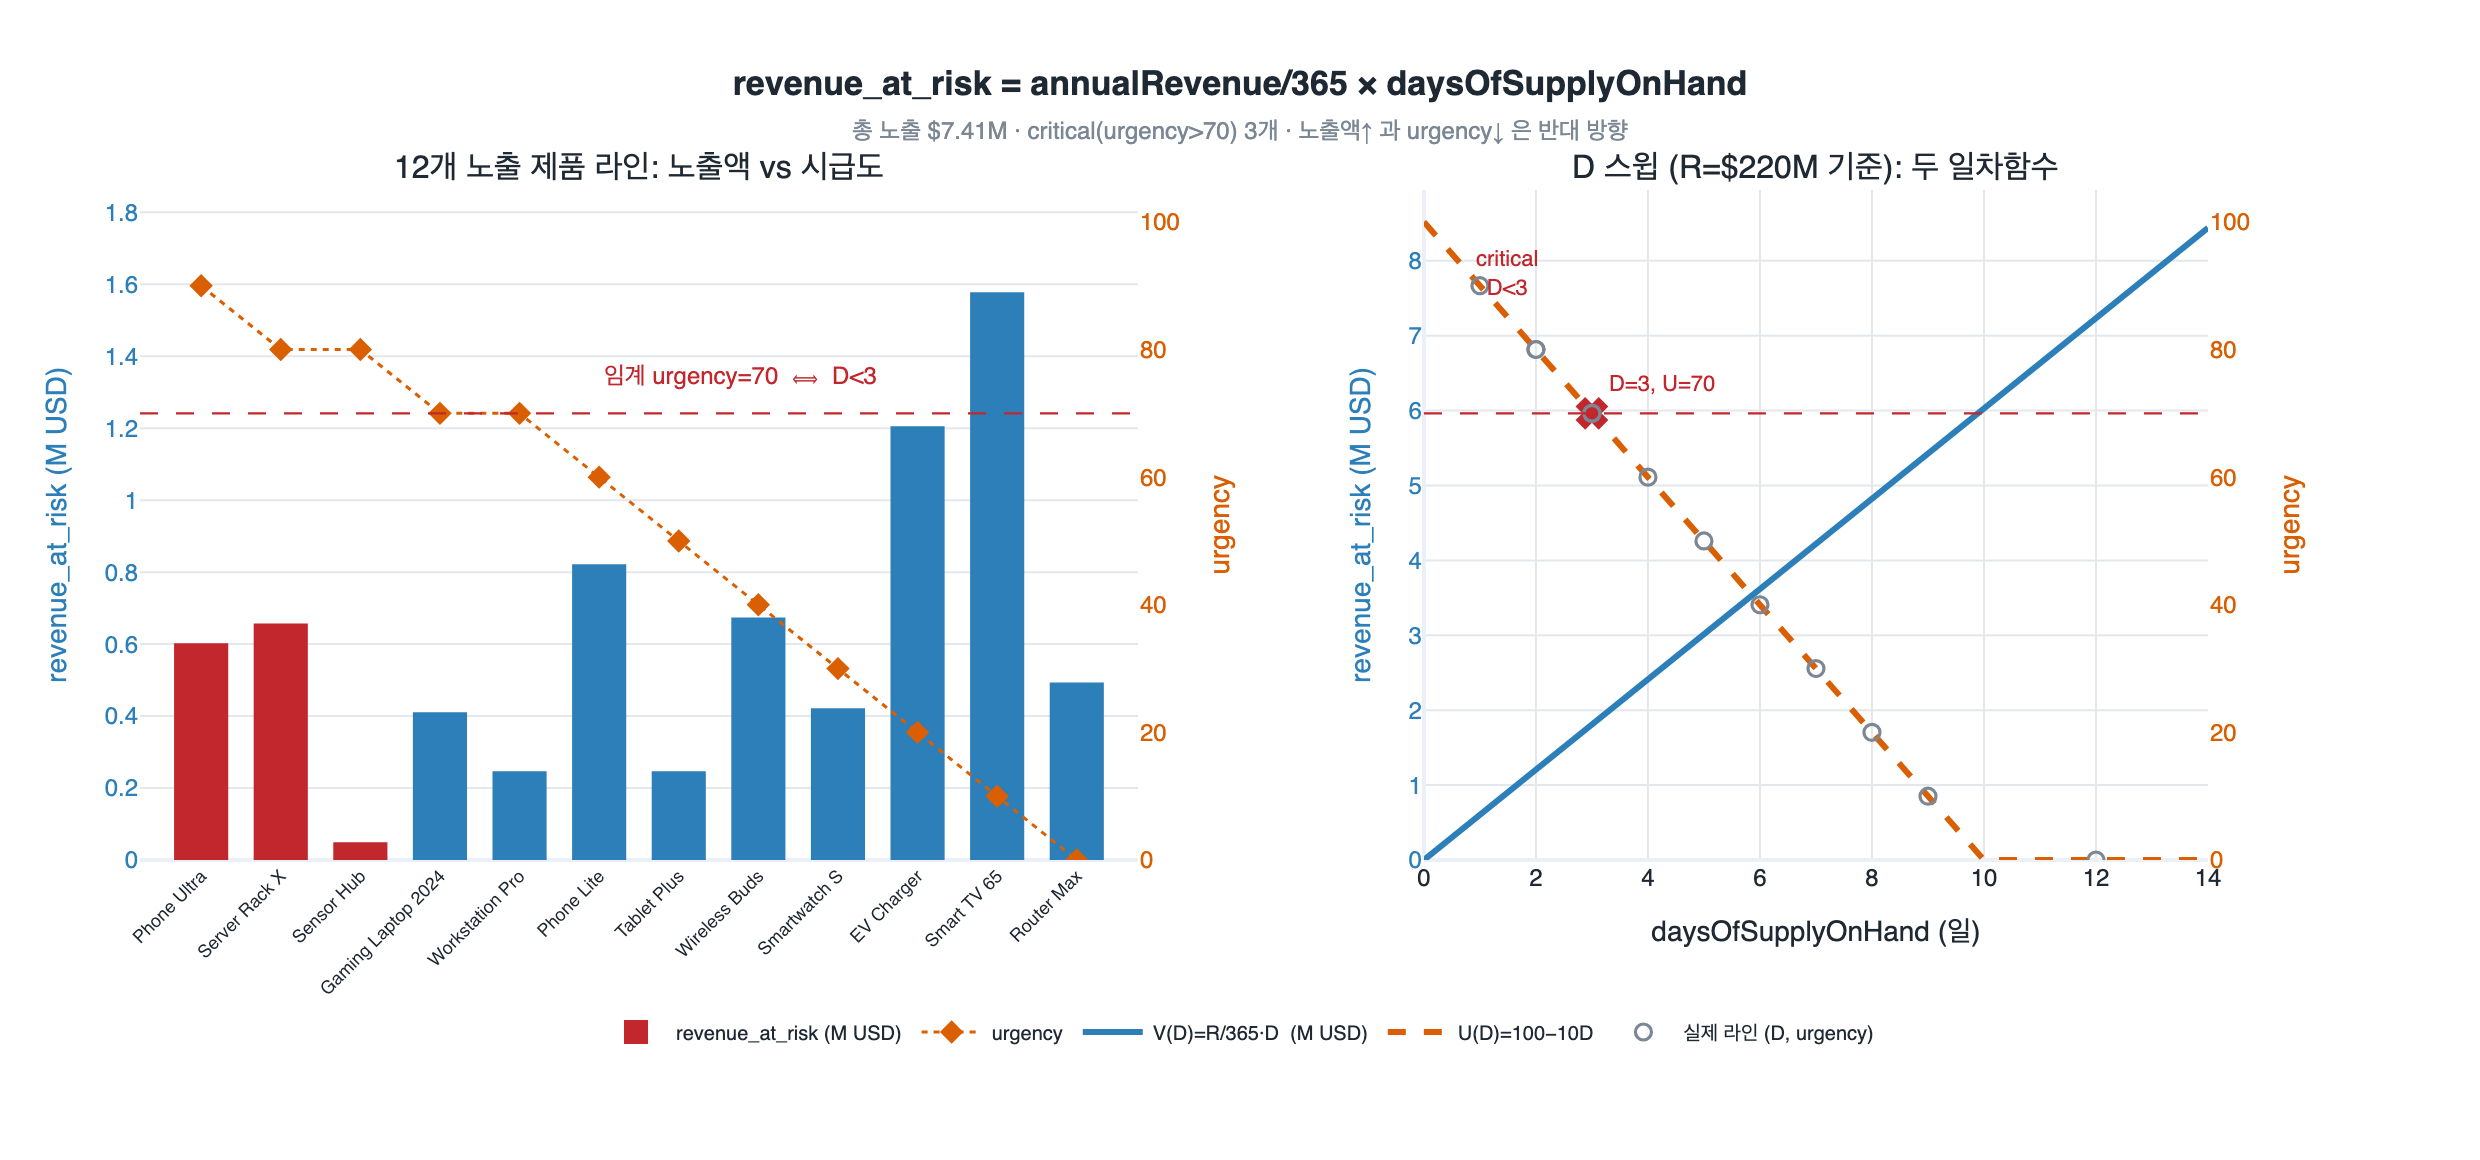

Python code for this plot:
# %% [markdown]
# # Phase 3: 제품 라인별 위험 매출(revenue_at_risk) 계산
#
# 공급망 중단 온톨로지의 **Phase 3 Quantify impact** 단계를 그대로 구현해 본다.
#
# $$\text{revenue\_at\_risk} = \frac{\text{annualRevenue}}{365} \times \text{daysOfSupplyOnHand}$$
#
# $$\text{urgency} = 100 - 10 \times \text{daysOfSupplyOnHand}$$
#
# 집계 규칙:
#
# $$\text{total\_revenue\_at\_risk} = \sum_i \frac{R_i}{365} D_i,
# \qquad \text{critical} = \{i : \text{urgency}_i > 70\}$$
#
# 필요 패키지: pandas, plotly, kaleido

# %%
# 필요 패키지: pandas, plotly, kaleido
from pathlib import Path

import pandas as pd
import plotly.graph_objects as go
from plotly.subplots import make_subplots


def _show(fig):
    try:
        from IPython import get_ipython

        if get_ipython() is not None:
            fig.show()
    except ImportError:
        pass


DAYS_PER_YEAR = 365
URGENCY_SLOPE = 10  # urgency = 100 - slope * D
URGENCY_THRESHOLD = 70  # critical 판정 임계값

HERE = Path(__file__).parent if "__file__" in globals() else Path.cwd()
print(f"DAYS_PER_YEAR={DAYS_PER_YEAR}, threshold={URGENCY_THRESHOLD}")
# 출력: DAYS_PER_YEAR=365, threshold=70


# %% [markdown]
# ## 1단계: 노출된 12개 제품 라인 데이터
#
# Phase 2에서 `Supplier → supplies → Component → usedIn → ProductLine` 경로를 타고
# **12개 제품 라인**이 노출된 상황이다.
#
# - `annualRevenue` 는 `ProductLine` 엔티티의 속성 (USD)
# - `daysOfSupplyOnHand` 는 `Component` 엔티티의 속성 (일)
# - 한 라인이 여러 부품에 의존하면 **병목 부품**(가장 먼저 소진되는 것, `min`)의 값을 쓴다

# %%
product_lines = pd.DataFrame(
    [
        # (productLineId, name, annualRevenue(USD), bottleneck component, daysOfSupplyOnHand)
        ("PL-LAP-2024", "Gaming Laptop 2024", 50_000_000, "GPU Module", 3),
        ("PL-WKS-2024", "Workstation Pro", 30_000_000, "GPU Module", 3),
        ("PL-TAB-2024", "Tablet Plus", 18_000_000, "Memory Board", 5),
        ("PL-SRV-2023", "Server Rack X", 120_000_000, "Power Supply", 2),
        ("PL-PHN-2025", "Phone Ultra", 220_000_000, "Camera Sensor", 1),
        ("PL-PHN-2024", "Phone Lite", 75_000_000, "Camera Sensor", 4),
        ("PL-WCH-2025", "Smartwatch S", 22_000_000, "OLED Panel", 7),
        ("PL-TVS-2024", "Smart TV 65", 64_000_000, "OLED Panel", 9),
        ("PL-AUD-2024", "Wireless Buds", 41_000_000, "BT Chipset", 6),
        ("PL-NET-2023", "Router Max", 15_000_000, "Ethernet PHY", 12),
        ("PL-IOT-2025", "Sensor Hub", 9_000_000, "MCU Board", 2),
        ("PL-EVC-2025", "EV Charger", 55_000_000, "Power Module", 8),
    ],
    columns=["productLineId", "name", "annualRevenue", "bottleneckComponent", "daysOfSupplyOnHand"],
)
print(product_lines.to_string(index=False))
# 출력:
# productLineId               name  annualRevenue bottleneckComponent  daysOfSupplyOnHand
#   PL-LAP-2024 Gaming Laptop 2024       50000000          GPU Module                   3
#   PL-WKS-2024    Workstation Pro       30000000          GPU Module                   3
#   PL-TAB-2024        Tablet Plus       18000000        Memory Board                   5
#   PL-SRV-2023      Server Rack X      120000000        Power Supply                   2
#   PL-PHN-2025        Phone Ultra      220000000       Camera Sensor                   1
#   PL-PHN-2024         Phone Lite       75000000       Camera Sensor                   4
#   PL-WCH-2025       Smartwatch S       22000000          OLED Panel                   7
#   PL-TVS-2024        Smart TV 65       64000000          OLED Panel                   9
#   PL-AUD-2024      Wireless Buds       41000000          BT Chipset                   6
#   PL-NET-2023         Router Max       15000000        Ethernet PHY                  12
#   PL-IOT-2025         Sensor Hub        9000000           MCU Board                   2
#   PL-EVC-2025         EV Charger       55000000        Power Module                   8


# %% [markdown]
# ## 2단계: 두 식을 함수로 구현
#
# 1. **일 매출 환산** — $r = R/365$. 원점을 지나는 일차함수의 기울기.
# 2. **누적 노출** — $V = r \times D$. 높이 $r$, 너비 $D$ 인 직사각형의 면적.
# 3. **시급도** — $U = 100 - 10D$, 기울기 $-10$ 의 일차함수. 음수는 0으로 클램프.

# %%
def daily_revenue(annual_revenue: float) -> float:
    """연 매출 -> 일 매출. 비례식 365:R = 1:x 의 해. 단위: USD/day"""
    return annual_revenue / DAYS_PER_YEAR


def revenue_at_risk(annual_revenue: float, days_of_supply: float) -> float:
    """버퍼 기간 동안 누적되는 노출 매출. (USD/day) x day = USD"""
    return daily_revenue(annual_revenue) * days_of_supply


def urgency(days_of_supply: float) -> float:
    """시급도 스코어. 0~100 으로 클램프."""
    return max(0.0, 100.0 - URGENCY_SLOPE * days_of_supply)


# Gaming Laptop 2024 손계산 검증
r = daily_revenue(50_000_000)
v = revenue_at_risk(50_000_000, 3)
print(f"daily_revenue = {r:,.0f} USD/day")
print(f"revenue_at_risk(D=3) = {v:,.0f} USD  (= {v/1e6:.3f}M)")
print(f"urgency(D=3) = {urgency(3):.0f}  -> critical? {urgency(3) > URGENCY_THRESHOLD}")
# 출력: daily_revenue = 136,986 USD/day
# 출력: revenue_at_risk(D=3) = 410,959 USD  (= 0.411M)
# 출력: urgency(D=3) = 70  -> critical? False


# %% [markdown]
# ## 3단계: `urgency > 70` 부등식을 풀면 `D < 3`
#
# $$100 - 10D > 70 \iff -10D > -30 \iff D < 3$$
#
# (음수로 나누므로 부등호가 역전된다.) 코드로 동치성을 확인한다.
# $D=3$ 은 $U=70$ 이 되어 **초과가 아니므로 제외**된다 — 경계값 주의.

# %%
for D in range(0, 7):
    u = urgency(D)
    print(f"D={D:2d}  urgency={u:5.0f}  (urgency>70)={u > URGENCY_THRESHOLD!s:5}  (D<3)={D < 3!s:5}  일치={(u > URGENCY_THRESHOLD) == (D < 3)}")
# 출력: D= 0  urgency=  100  (urgency>70)=True   (D<3)=True   일치=True
# 출력: D= 1  urgency=   90  (urgency>70)=True   (D<3)=True   일치=True
# 출력: D= 2  urgency=   80  (urgency>70)=True   (D<3)=True   일치=True
# 출력: D= 3  urgency=   70  (urgency>70)=False  (D<3)=False  일치=True
# 출력: D= 4  urgency=   60  (urgency>70)=False  (D<3)=False  일치=True
# 출력: D= 5  urgency=   50  (urgency>70)=False  (D<3)=False  일치=True
# 출력: D= 6  urgency=   40  (urgency>70)=False  (D<3)=False  일치=True


# %% [markdown]
# ## 4단계: 12개 라인 전체 계산 (Calculation Engine)
#
# ```
# For each exposed ProductLine:
#   revenue_at_risk = annualRevenue / 365 * daysOfSupplyOnHand
#   urgency = 100 - (daysOfSupplyOnHand * 10)
# ```

# %%
df = product_lines.copy()
df["dailyRevenue"] = df["annualRevenue"].map(daily_revenue)
df["revenue_at_risk"] = df.apply(
    lambda row: revenue_at_risk(row["annualRevenue"], row["daysOfSupplyOnHand"]), axis=1
)
df["urgency"] = df["daysOfSupplyOnHand"].map(urgency)
df["critical"] = df["urgency"] > URGENCY_THRESHOLD

view = df[["name", "annualRevenue", "daysOfSupplyOnHand", "revenue_at_risk", "urgency", "critical"]].copy()
view["annualRevenue"] = (view["annualRevenue"] / 1e6).round(1).astype(str) + "M"
view["revenue_at_risk"] = view["revenue_at_risk"].map(lambda x: f"{x:,.0f}")
print(view.sort_values("urgency", ascending=False).to_string(index=False))
# 출력:
#               name annualRevenue  daysOfSupplyOnHand revenue_at_risk  urgency  critical
#        Phone Ultra        220.0M                   1         602,740     90.0      True
#      Server Rack X        120.0M                   2         657,534     80.0      True
#         Sensor Hub          9.0M                   2          49,315     80.0      True
# Gaming Laptop 2024         50.0M                   3         410,959     70.0     False
#    Workstation Pro         30.0M                   3         246,575     70.0     False
#         Phone Lite         75.0M                   4         821,918     60.0     False
#        Tablet Plus         18.0M                   5         246,575     50.0     False
#      Wireless Buds         41.0M                   6         673,973     40.0     False
#       Smartwatch S         22.0M                   7         421,918     30.0     False
#         EV Charger         55.0M                   8       1,205,479     20.0     False
#        Smart TV 65         64.0M                   9       1,578,082     10.0     False
#         Router Max         15.0M                  12         493,151      0.0     False


# %% [markdown]
# ## 5단계: 집계 — 총 노출액과 critical 필터
#
# ```
# total_revenue_at_risk = SUM(revenue_at_risk)
# critical_product_lines = WHERE urgency > 70
# ```
#
# 두 지표가 **반대 방향**임을 확인하자: `urgency` 상위 라인이 `revenue_at_risk` 상위는 아니다.

# %%
total = df["revenue_at_risk"].sum()
critical = df[df["critical"]]

print(f"노출 제품 라인 수         : {len(df)}")
print(f"total_revenue_at_risk    : {total:,.0f} USD  ({total/1e6:.2f}M)")
print(f"연 매출 단순 합            : {df['annualRevenue'].sum()/1e6:.0f}M  <- 정의가 다름(6단계 참조)")
print(f"critical (urgency>70)     : {len(critical)}개 -> {list(critical['name'])}")
print(f"critical 노출액 합         : {critical['revenue_at_risk'].sum():,.0f} USD  "
      f"({critical['revenue_at_risk'].sum()/total*100:.1f}% of total)")
print(f"최소 timeToImpactDays     : {df['daysOfSupplyOnHand'].min()}일")
print()
print("revenue_at_risk 상위 3   :", list(df.nlargest(3, "revenue_at_risk")["name"]))
print("urgency 상위 3           :", list(df.nlargest(3, "urgency")["name"]))
# 출력: 노출 제품 라인 수         : 12
# 출력: total_revenue_at_risk    : 7,408,219 USD  (7.41M)
# 출력: 연 매출 단순 합            : 719M  <- 정의가 다름(6단계 참조)
# 출력: critical (urgency>70)     : 3개 -> ['Server Rack X', 'Phone Ultra', 'Sensor Hub']
# 출력: critical 노출액 합         : 1,309,589 USD  (17.7% of total)
# 출력: 최소 timeToImpactDays     : 1일
# 출력:
# 출력: revenue_at_risk 상위 3   : ['Smart TV 65', 'EV Charger', 'Phone Lite']
# 출력: urgency 상위 3           : ['Phone Ultra', 'Server Rack X', 'Sensor Hub']
# 주목: 노출액 상위 3 과 urgency 상위 3 은 겹치는 라인이 하나도 없다 -> 두 지표는 반대 방향


# %% [markdown]
# ## 6단계: ⚠️ 자산 문서의 $80M과 정의가 다르다
#
# 자산 문서의 캐스케이드 예시는 이렇게 적혀 있다.
#
# ```
# Component "GPU Module" (daysOfSupplyOnHand=3)
#   ├─ ProductLine "Gaming Laptop 2024" ($50M annual revenue)
#   ├─ ProductLine "Workstation Pro"    ($30M annual revenue)
#   └─ RiskAssessment revenueAtRisk = $80M
# ```
#
# $80\text{M} = 50\text{M} + 30\text{M}$ — 이는 **연 매출의 단순 합**이다.
# 반면 Phase 3 공식은 **버퍼 기간 중 흐르는 매출**을 계산한다.
#
# $$\frac{50\text{M}}{365}\times 3 + \frac{30\text{M}}{365}\times 3
# = \frac{3}{365}\times 80\text{M} \approx \$0.66\text{M}$$
#
# 배수는 정확히 $\dfrac{365}{D} = \dfrac{365}{3} \approx 121.7$ 배다.
#
# | 지표 | 정의 | 답하는 질문 |
# |---|---|---|
# | $80M | $\sum R_i$ | 얼마나 **큰 사업**이 위태로운가 (스톡, 규모) |
# | $0.66M | $\sum \frac{R_i}{365}D_i$ | 버퍼 기간에 **실제로 흐르는** 매출 (플로우 × 시간) |
#
# 어느 쪽이 옳다기보다, **정의를 명시하지 않으면 두 자릿수 배수의 오차**가 생긴다는 것이 요점이다.
# 문서의 $127M도 규모 계열 수치에 가깝다.

# %%
gpu = df[df["bottleneckComponent"] == "GPU Module"]
scale_based = gpu["annualRevenue"].sum()          # 문서 캐스케이드 방식
flow_based = gpu["revenue_at_risk"].sum()         # Phase 3 공식
print(f"규모 기반 (문서 $80M)  : {scale_based:,.0f} USD  ({scale_based/1e6:.0f}M)")
print(f"유량 기반 (Phase 3 식) : {flow_based:,.0f} USD  ({flow_based/1e6:.3f}M)")
print(f"배수                    : {scale_based/flow_based:.1f}배  (= 365/D = {365/3:.1f})")
# 출력: 규모 기반 (문서 $80M)  : 80,000,000 USD  (80M)
# 출력: 유량 기반 (Phase 3 식) : 657,534 USD  (0.658M)
# 출력: 배수                    : 121.7배  (= 365/D = 121.7)


# %% [markdown]
# ## 7단계: 시각화 — daysOfSupplyOnHand 스윕
#
# $D$ 를 0부터 14까지 훑으며 두 함수를 그린다.
#
# - **왼쪽**: 12개 라인 실제 값 (막대 = revenue_at_risk, 점 = urgency, 점선 = 임계 70)
# - **오른쪽**: 스윕 곡선. $V(D) = \frac{R}{365}D$ 는 **기울기 $+\frac{R}{365}$ 의 상승 직선**,
#   $U(D) = 100 - 10D$ 는 **기울기 $-10$ 의 하강 직선**.
#   임계선 $U = 70$ 과의 교점이 $D = 3$ 이며, 그 왼쪽 음영이 critical 영역이다.

# %%
import numpy as np

D_sweep = np.linspace(0, 14, 141)
R_REF = 220_000_000  # Phone Ultra 기준
v_sweep = R_REF / DAYS_PER_YEAR * D_sweep
u_sweep = np.maximum(0.0, 100.0 - URGENCY_SLOPE * D_sweep)
D_crit = (100 - URGENCY_THRESHOLD) / URGENCY_SLOPE  # 3.0
print(f"임계 교점 D = {D_crit}일,  V(D_crit) = {R_REF/365*D_crit:,.0f} USD")
# 출력: 임계 교점 D = 3.0일,  V(D_crit) = 1,808,219 USD

INK = "#1f2933"
MUTED = "#7b8794"
ACCENT_V = "#2c7fb8"   # revenue_at_risk
ACCENT_U = "#d95f02"   # urgency
CRIT = "#c1272d"

fig = make_subplots(
    rows=1,
    cols=2,
    column_widths=[0.56, 0.44],
    horizontal_spacing=0.13,
    specs=[[{"secondary_y": True}, {"secondary_y": True}]],
    subplot_titles=(
        "12개 노출 제품 라인: 노출액 vs 시급도",
        f"D 스윕 (R=${R_REF/1e6:.0f}M 기준): 두 일차함수",
    ),
)

# --- 왼쪽: 라인별 실측 ---
left = df.sort_values("daysOfSupplyOnHand")
fig.add_trace(
    go.Bar(
        x=left["name"],
        y=left["revenue_at_risk"] / 1e6,
        name="revenue_at_risk (M USD)",
        marker_color=[CRIT if c else ACCENT_V for c in left["critical"]],
        marker_line_width=0,
        hovertemplate="<b>%{x}</b><br>노출액 %{y:.2f}M USD<br>D=%{customdata[0]}일"
        "<br>urgency %{customdata[1]:.0f}<extra></extra>",
        customdata=np.stack([left["daysOfSupplyOnHand"], left["urgency"]], axis=-1),
    ),
    row=1,
    col=1,
    secondary_y=False,
)
fig.add_trace(
    go.Scatter(
        x=left["name"],
        y=left["urgency"],
        name="urgency",
        mode="markers+lines",
        line=dict(color=ACCENT_U, width=1.5, dash="dot"),
        marker=dict(color=ACCENT_U, size=9, symbol="diamond"),
        hovertemplate="urgency %{y:.0f}<extra></extra>",
    ),
    row=1,
    col=1,
    secondary_y=True,
)
fig.add_hline(
    y=URGENCY_THRESHOLD,
    line=dict(color=CRIT, width=1.2, dash="dash"),
    row=1,
    col=1,
    secondary_y=True,
)
# add_hline/add_vrect 의 annotation 은 secondary_y 서브플롯에서 위치가 어긋나므로
# add_annotation 으로 직접 배치한다.
fig.add_annotation(
    text="임계 urgency=70  ⟺  D<3",
    x="Phone Lite", y=73, xanchor="left", yanchor="bottom",
    showarrow=False, font=dict(size=12, color=CRIT),
    row=1, col=1, secondary_y=True,
)

# --- 오른쪽: 스윕 ---
fig.add_vrect(
    x0=0,
    x1=D_crit,
    fillcolor=CRIT,
    opacity=0.10,
    line_width=0,
    row=1,
    col=2,
)
fig.add_annotation(
    text="critical<br>D&lt;3",
    x=1.5, y=97, xanchor="center", yanchor="top",
    showarrow=False, font=dict(size=11, color=CRIT),
    row=1, col=2, secondary_y=True,
)
fig.add_trace(
    go.Scatter(
        x=D_sweep,
        y=v_sweep / 1e6,
        name="V(D)=R/365·D  (M USD)",
        mode="lines",
        line=dict(color=ACCENT_V, width=3),
        hovertemplate="D=%{x:.1f}일 → 노출 %{y:.2f}M USD<extra></extra>",
    ),
    row=1,
    col=2,
    secondary_y=False,
)
fig.add_trace(
    go.Scatter(
        x=D_sweep,
        y=u_sweep,
        name="U(D)=100−10D",
        mode="lines",
        line=dict(color=ACCENT_U, width=3, dash="dash"),
        hovertemplate="D=%{x:.1f}일 → urgency %{y:.0f}<extra></extra>",
    ),
    row=1,
    col=2,
    secondary_y=True,
)
fig.add_trace(
    go.Scatter(
        x=[D_crit],
        y=[URGENCY_THRESHOLD],
        mode="markers+text",
        marker=dict(color=CRIT, size=12, symbol="x", line=dict(width=2, color=CRIT)),
        text=["D=3, U=70"],
        textposition="top right",
        textfont=dict(size=11, color=CRIT),
        showlegend=False,
        hovertemplate="임계 교점 D=3일<extra></extra>",
    ),
    row=1,
    col=2,
    secondary_y=True,
)
fig.add_hline(
    y=URGENCY_THRESHOLD,
    line=dict(color=CRIT, width=1.2, dash="dash"),
    row=1,
    col=2,
    secondary_y=True,
)
# 실제 12개 라인을 스윕 곡선 위에 겹쳐 표시 (각 라인의 R은 다르므로 참고용)
fig.add_trace(
    go.Scatter(
        x=df["daysOfSupplyOnHand"],
        y=df["urgency"],
        mode="markers",
        name="실제 라인 (D, urgency)",
        marker=dict(color=MUTED, size=8, symbol="circle-open", line=dict(width=1.6)),
        hovertemplate="%{text}<br>D=%{x}일, urgency=%{y:.0f}<extra></extra>",
        text=df["name"],
    ),
    row=1,
    col=2,
    secondary_y=True,
)

# secondary_y 축이 있으면 plotly 자동 range 가 어긋나므로 명시적으로 지정한다
bar_max = (df["revenue_at_risk"] / 1e6).max() * 1.18
fig.update_yaxes(title_text="revenue_at_risk (M USD)", row=1, col=1, secondary_y=False,
                 range=[0, bar_max], color=ACCENT_V, gridcolor="#e4e7eb", zeroline=False)
fig.update_yaxes(title_text="urgency", row=1, col=1, secondary_y=True, range=[0, 105],
                 color=ACCENT_U, showgrid=False)
fig.update_yaxes(title_text="revenue_at_risk (M USD)", row=1, col=2, secondary_y=False,
                 range=[0, v_sweep.max() / 1e6 * 1.06], color=ACCENT_V,
                 gridcolor="#e4e7eb", zeroline=False)
fig.update_yaxes(title_text="urgency", row=1, col=2, secondary_y=True, range=[0, 105],
                 color=ACCENT_U, showgrid=False)
fig.update_xaxes(title_text="", tickangle=-45, row=1, col=1, tickfont=dict(size=9))
fig.update_xaxes(title_text="daysOfSupplyOnHand (일)", row=1, col=2, dtick=2,
                 gridcolor="#e4e7eb")

fig.update_layout(
    title=dict(
        text="<b>revenue_at_risk = annualRevenue/365 × daysOfSupplyOnHand</b>"
        f"<br><span style='font-size:12px;color:{MUTED}'>총 노출 "
        f"${total/1e6:.2f}M · critical(urgency&gt;70) {len(critical)}개 · "
        "노출액↑ 과 urgency↓ 은 반대 방향</span>",
        x=0.5,
        xanchor="center",
        font=dict(size=17, color=INK),
    ),
    template="plotly_white",
    width=1240,
    height=580,
    font=dict(family="Helvetica, Arial, sans-serif", size=12, color=INK),
    legend=dict(orientation="h", yanchor="bottom", y=-0.30, xanchor="center", x=0.5,
                font=dict(size=10)),
    margin=dict(l=70, r=70, t=95, b=150),
    bargap=0.32,
)

png_path = HERE / "expy.png"
fig.write_image(str(png_path), scale=2)
print(f"saved: {png_path}")
# 출력: saved: .../a34da461-50a1-4b40-a26d-e3091ae7b847/expy.png

_show(fig)


# %% [markdown]
# ## 8단계: 대안 정의 — 중단 기간을 반영하면?
#
# Phase 3 식은 **버퍼 기간 중 노출**만 센다. 실제 손실은 재고가 소진된 뒤
# 복구까지의 **생산 정지 기간**에서 발생한다.
#
# $$V_{\text{stopped}} = \frac{R}{365}\times \max(0,\ \text{estimatedDurationDays} - D)$$
#
# 문서의 Taiwan 사례는 `estimatedDurationDays = 7` 이다. 두 정의를 비교해 보자.
# $D$ 가 7일 이상인 라인은 재고로 중단을 넘길 수 있어 정지 손실이 0이다.

# %%
EST_DURATION = 7

df["exposure_buffer"] = df["revenue_at_risk"]  # Phase 3 식
df["exposure_stopped"] = df.apply(
    lambda row: daily_revenue(row["annualRevenue"]) * max(0, EST_DURATION - row["daysOfSupplyOnHand"]),
    axis=1,
)

cmp = df[["name", "daysOfSupplyOnHand", "exposure_buffer", "exposure_stopped"]].copy()
cmp["exposure_buffer"] = cmp["exposure_buffer"].map(lambda x: f"{x:,.0f}")
cmp["exposure_stopped"] = cmp["exposure_stopped"].map(lambda x: f"{x:,.0f}")
print(cmp.to_string(index=False))
print()
print(f"버퍼 기간 노출 합   : {df['exposure_buffer'].sum():,.0f} USD")
print(f"정지 기간 노출 합   : {df['exposure_stopped'].sum():,.0f} USD  (duration={EST_DURATION}일 가정)")
# 출력:
#               name  daysOfSupplyOnHand exposure_buffer exposure_stopped
# Gaming Laptop 2024                   3         410,959          547,945
#    Workstation Pro                   3         246,575          328,767
#        Tablet Plus                   5         246,575           98,630
#      Server Rack X                   2         657,534        1,643,836
#        Phone Ultra                   1         602,740        3,616,438
#         Phone Lite                   4         821,918          616,438
#       Smartwatch S                   7         421,918                0
#        Smart TV 65                   9       1,578,082                0
#      Wireless Buds                   6         673,973          112,329
#         Router Max                  12         493,151                0
#         Sensor Hub                   2          49,315          123,288
#         EV Charger                   8       1,205,479                0
# 출력:
# 출력: 버퍼 기간 노출 합   : 7,408,219 USD
# 출력: 정지 기간 노출 합   : 7,087,671 USD  (duration=7일 가정)


# %% [markdown]
# ## 정리
#
# 1. $R/365$ 는 **일 매출**이며, 매출 누적 직선 $f(t)=rt$ 의 **기울기**다.
#    "매출이 1년간 균등"이라는 선형 근사를 담고 있다.
# 2. $\times D$ 는 높이 $r$, 너비 $D$ 인 **직사각형 면적** = $\int_0^D r\,dt$.
#    단위 검산 $\frac{\text{USD}}{\text{day}}\times\text{day}=\text{USD}$ 로 형태를 복원할 수 있다.
# 3. $U(D)=100-10D$ 는 기울기 $-10$ 의 일차함수이고, `urgency > 70` 은
#    부등식을 풀면 정확히 **$D < 3$** 이다 (3단계에서 코드로 확인).
# 4. $V$ 는 $D$ 에 **증가**, $U$ 는 $D$ 에 **감소** — 방향이 반대여서 Phase 5의
#    AND 트리거(`revenueAtRisk > $50M AND timeToImpactDays < 5`) 교집합이
#    저절로 좁아지고 알람 피로를 막는다.
# 5. 이 식은 **버퍼 기간 노출(유량)** 이므로 자산 문서 캐스케이드의
#    **$80M(연 매출 단순 합, 규모)** 과 정의가 다르다. 배수는 $365/D$.
